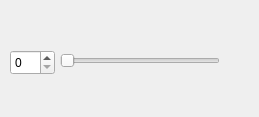
<?xml version="1.0" encoding="UTF-8"?>
<ui version="4.0">
 <class>SmallWidget</class>
 <widget class="QWidget" name="SmallWidget">
  <property name="geometry">
   <rect>
    <x>0</x>
    <y>0</y>
    <width>259</width>
    <height>117</height>
   </rect>
  </property>
  <property name="windowTitle">
   <string>Form</string>
  </property>
  <widget class="QSpinBox" name="spinBox">
   <property name="geometry">
    <rect>
     <x>10</x>
     <y>50</y>
     <width>45</width>
     <height>25</height>
    </rect>
   </property>
  </widget>
  <widget class="QSlider" name="horizontalSlider">
   <property name="geometry">
    <rect>
     <x>60</x>
     <y>50</y>
     <width>160</width>
     <height>22</height>
    </rect>
   </property>
   <property name="orientation">
    <enum>Qt::Horizontal</enum>
   </property>
  </widget>
 </widget>
 <resources/>
 <connections/>
</ui>
